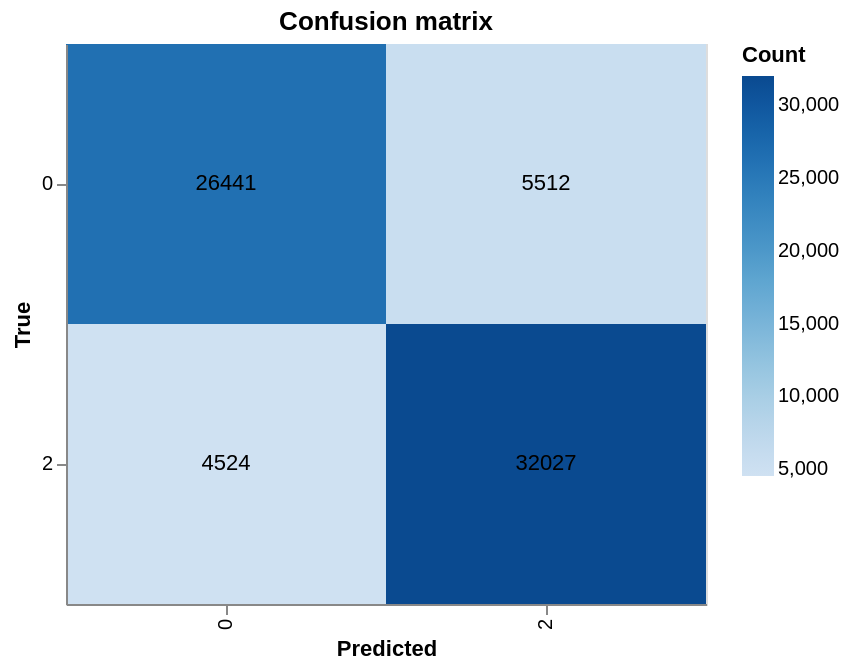

The code cell stored with this chart in its notebook:
### Code cell
%%time
rf_binary, _ = train_random_forest_tfidf(train_set, test_set, drop_neutral=True)

### Figure 1 — Vega-Lite specification as saved in the notebook (floating-point values rounded to 4 significant figures)
{"config": {"view": {"continuousWidth": 300, "continuousHeight": 300}}, "layer": [{"mark": {"type": "rect"}, "encoding": {"color": {"field": "Count", "scale": {"scheme": "blues"}, "type": "quantitative"}, "tooltip": [{"field": "True", "type": "nominal"}, {"field": "Predicted", "type": "nominal"}, {"field": "Count", "type": "quantitative"}], "x": {"field": "Predicted", "title": "Predicted", "type": "ordinal"}, "y": {"field": "True", "title": "True", "type": "ordinal"}}, "title": "Confusion matrix"}, {"mark": {"type": "text", "baseline": "middle", "fontSize": 11}, "encoding": {"text": {"field": "Count", "type": "quantitative"}, "x": {"field": "Predicted", "title": "Predicted", "type": "ordinal"}, "y": {"field": "True", "title": "True", "type": "ordinal"}}}], "data": {"name": "data-96562f260b8a9004e5ff49d4ec5c25fd"}, "height": 280, "width": 320, "$schema": "https://vega.github.io/schema/vega-lite/v6.1.0.json", "datasets": {"data-96562f260b8a9004e5ff49d4ec5c25fd": [{"True": "0", "Predicted": "0", "Count": 26441}, {"True": "0", "Predicted": "2", "Count": 5512}, {"True": "2", "Predicted": "0", "Count": 4524}, {"True": "2", "Predicted": "2", "Count": 32027}]}}
